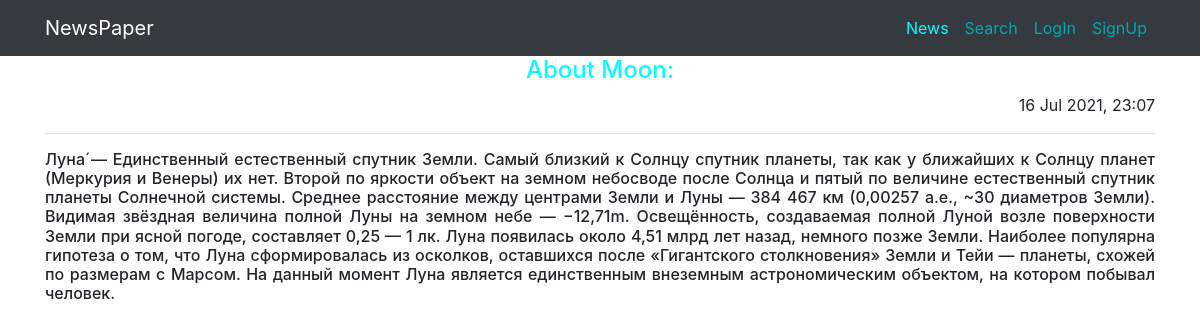
/news/5 (signed in), run on the app's committed database.
### news/models.py (models this page shows, shortened)
class Post(models.Model):
    author = models.ForeignKey(Author, on_delete=models.CASCADE)
    NEWS = 'NW'
    ARTICLE = 'AR'
    CATEGORY_CHOICES = (
        (NEWS, 'Новость'),
        (ARTICLE, 'Статья'),
    )
    categoryType = models.CharField(max_length=2, choices=CATEGORY_CHOICES, default=ARTICLE)
    dateCreation = models.DateTimeField(auto_now_add=True)
    postCategory = models.ManyToManyField(Category, through='PostCategory')
    title = models.TextField(max_length=128)
    text = models.TextField()
    rating = models.SmallIntegerField(default=0)

### news/views.py (the view)
# urls.py: path('<int:pk>', PostDetail.as_view()),
class PostDetail(PermissionRequiredMixin, DetailView):
    permission_required = ('news.add_post', 'news.change_post')
    model = Post
    template_name = 'post.html'
    context_object_name = 'post'
    queryset = Post.objects.all()

### news/templatetags/for_censor.py (called while the page is built)
@register.filter
def censor(bad):
    wordfilter_list = [
        'Fuck', 'FUCK'
    ]
    for c in wordfilter_list:
        bad = bad.replace(c, '***')
    return bad

### templates/post.html (shortened to what this page needs)
{% extends 'flatpages/default.html' %}
{% load for_censor %}
{% block content %}
    <h4 style="color:#00FFFF">{{ post.title|censor}}</h4>
    <p style="text-align: right;">{{ post.dateCreation | date:'d M Y, H:m'}}</p>
    <hr>
    <h6 align="justify">{{ post.text|censor }}</h6>
{% endblock content %}

### data on the page
Post: title|censor "About Moon:", dateCreation "16 Jul 2021, 23:07", text|censor "Луна́ — Единственный естественный спутник Земли. Самый близкий к Солнцу спутник планеты, так как у ближайших к Солнцу планет (Меркурия и Венеры) их нет. Второй по яркости объект на земном небосводе после Солнца и пятый по величине естественный спутник планеты Солнечной системы. Среднее расстояние между центрами Земли и Луны — 384 467 км (0,00257 а.е., ~30 диаметров Земли). Видимая звёздная величина полной Луны на земном небе — −12,71m. Освещённость, создаваемая полной Луной возле поверхности Земли при ясной погоде, составляет 0,25 — 1 лк. Луна появилась около 4,51 млрд лет назад, немного позже Земли. Наиболее популярна гипотеза о том, что Луна сформировалась из осколков, оставшихся после…"
